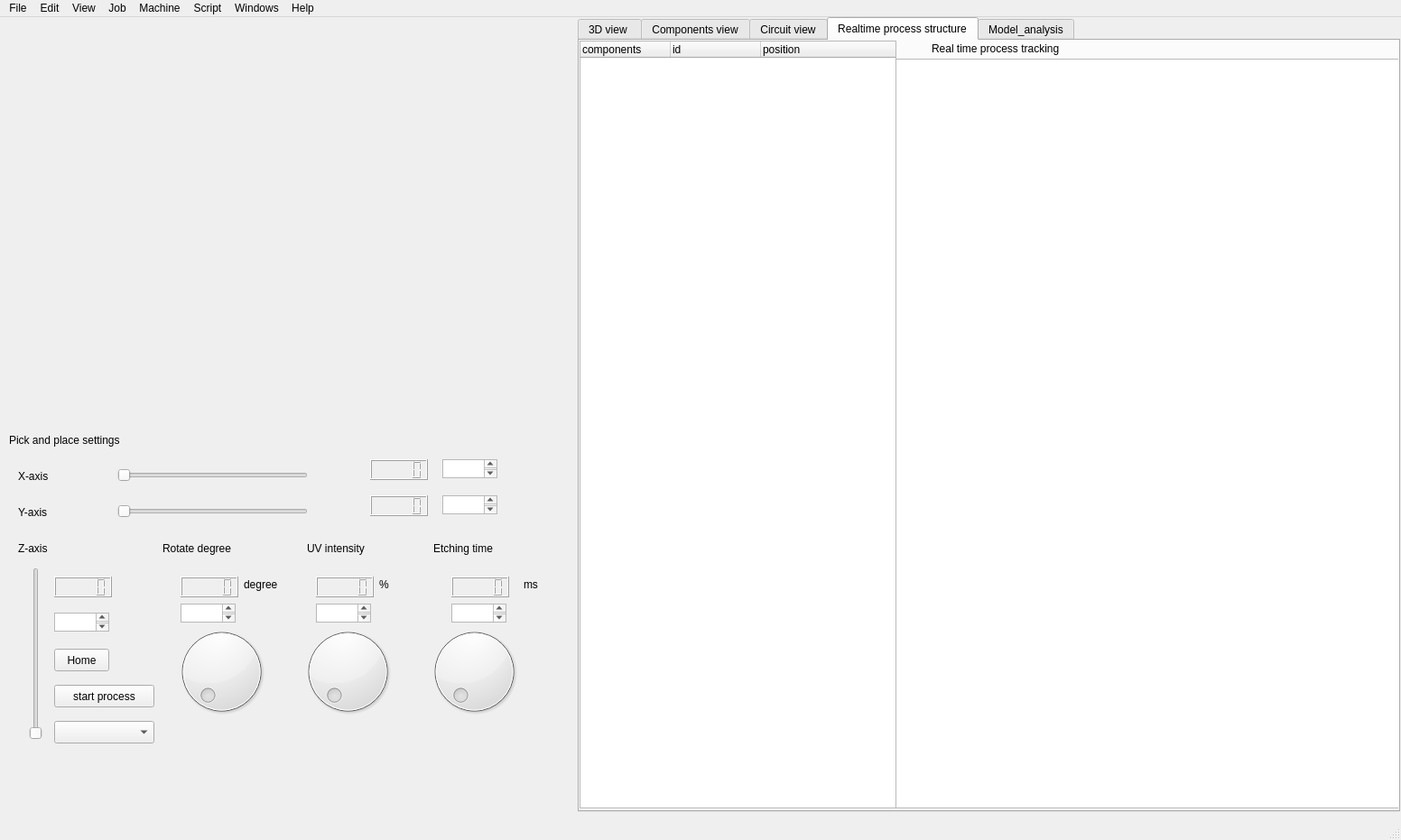
<?xml version="1.0" encoding="UTF-8"?>
<ui version="4.0">
 <class>MainWindow</class>
 <widget class="QMainWindow" name="MainWindow">
  <property name="geometry">
   <rect>
    <x>0</x>
    <y>0</y>
    <width>1552</width>
    <height>931</height>
   </rect>
  </property>
  <property name="windowTitle">
   <string>MainWindow</string>
  </property>
  <widget class="QWidget" name="centralwidget">
   <widget class="QLabel" name="label">
    <property name="geometry">
     <rect>
      <x>0</x>
      <y>0</y>
      <width>631</width>
      <height>451</height>
     </rect>
    </property>
    <property name="text">
     <string/>
    </property>
   </widget>
   <widget class="QPushButton" name="pushButton">
    <property name="geometry">
     <rect>
      <x>60</x>
      <y>740</y>
      <width>111</width>
      <height>25</height>
     </rect>
    </property>
    <property name="text">
     <string>start process</string>
    </property>
   </widget>
   <widget class="QLabel" name="label_2">
    <property name="geometry">
     <rect>
      <x>10</x>
      <y>460</y>
      <width>161</width>
      <height>17</height>
     </rect>
    </property>
    <property name="text">
     <string>Pick and place settings</string>
    </property>
   </widget>
   <widget class="QSlider" name="horizontalSlider">
    <property name="geometry">
     <rect>
      <x>130</x>
      <y>500</y>
      <width>211</width>
      <height>16</height>
     </rect>
    </property>
    <property name="orientation">
     <enum>Qt::Horizontal</enum>
    </property>
   </widget>
   <widget class="QLCDNumber" name="lcdNumber">
    <property name="geometry">
     <rect>
      <x>410</x>
      <y>490</y>
      <width>64</width>
      <height>23</height>
     </rect>
    </property>
   </widget>
   <widget class="QLCDNumber" name="lcdNumber_2">
    <property name="geometry">
     <rect>
      <x>410</x>
      <y>530</y>
      <width>64</width>
      <height>23</height>
     </rect>
    </property>
   </widget>
   <widget class="QSlider" name="horizontalSlider_2">
    <property name="geometry">
     <rect>
      <x>130</x>
      <y>540</y>
      <width>211</width>
      <height>16</height>
     </rect>
    </property>
    <property name="orientation">
     <enum>Qt::Horizontal</enum>
    </property>
   </widget>
   <widget class="QSlider" name="verticalSlider">
    <property name="geometry">
     <rect>
      <x>30</x>
      <y>610</y>
      <width>20</width>
      <height>191</height>
     </rect>
    </property>
    <property name="orientation">
     <enum>Qt::Vertical</enum>
    </property>
   </widget>
   <widget class="QLCDNumber" name="lcdNumber_3">
    <property name="geometry">
     <rect>
      <x>60</x>
      <y>620</y>
      <width>64</width>
      <height>23</height>
     </rect>
    </property>
   </widget>
   <widget class="QLabel" name="label_3">
    <property name="geometry">
     <rect>
      <x>20</x>
      <y>500</y>
      <width>67</width>
      <height>17</height>
     </rect>
    </property>
    <property name="text">
     <string>X-axis</string>
    </property>
   </widget>
   <widget class="QLabel" name="label_4">
    <property name="geometry">
     <rect>
      <x>20</x>
      <y>540</y>
      <width>67</width>
      <height>17</height>
     </rect>
    </property>
    <property name="text">
     <string>Y-axis</string>
    </property>
   </widget>
   <widget class="QLabel" name="label_5">
    <property name="geometry">
     <rect>
      <x>20</x>
      <y>580</y>
      <width>67</width>
      <height>17</height>
     </rect>
    </property>
    <property name="text">
     <string>Z-axis</string>
    </property>
   </widget>
   <widget class="QDial" name="dial">
    <property name="geometry">
     <rect>
      <x>170</x>
      <y>670</y>
      <width>151</width>
      <height>111</height>
     </rect>
    </property>
   </widget>
   <widget class="QLabel" name="label_6">
    <property name="geometry">
     <rect>
      <x>180</x>
      <y>580</y>
      <width>131</width>
      <height>17</height>
     </rect>
    </property>
    <property name="text">
     <string>Rotate degree</string>
    </property>
   </widget>
   <widget class="QLabel" name="label_7">
    <property name="geometry">
     <rect>
      <x>340</x>
      <y>580</y>
      <width>101</width>
      <height>17</height>
     </rect>
    </property>
    <property name="text">
     <string>UV intensity</string>
    </property>
   </widget>
   <widget class="QLabel" name="label_8">
    <property name="geometry">
     <rect>
      <x>480</x>
      <y>580</y>
      <width>91</width>
      <height>17</height>
     </rect>
    </property>
    <property name="text">
     <string>Etching time</string>
    </property>
   </widget>
   <widget class="QTabWidget" name="tabWidget">
    <property name="geometry">
     <rect>
      <x>640</x>
      <y>0</y>
      <width>911</width>
      <height>881</height>
     </rect>
    </property>
    <property name="currentIndex">
     <number>3</number>
    </property>
    <widget class="QWidget" name="tab_4">
     <attribute name="title">
      <string>3D view </string>
     </attribute>
     <widget class="QGraphicsView" name="graphicsView">
      <property name="geometry">
       <rect>
        <x>0</x>
        <y>0</y>
        <width>911</width>
        <height>861</height>
       </rect>
      </property>
     </widget>
    </widget>
    <widget class="QWidget" name="tab">
     <attribute name="title">
      <string>Components view</string>
     </attribute>
     <widget class="QTableWidget" name="tableWidget">
      <property name="geometry">
       <rect>
        <x>0</x>
        <y>0</y>
        <width>901</width>
        <height>851</height>
       </rect>
      </property>
     </widget>
    </widget>
    <widget class="QWidget" name="tab_3">
     <attribute name="title">
      <string>Circuit view</string>
     </attribute>
     <widget class="QLabel" name="label_10">
      <property name="geometry">
       <rect>
        <x>0</x>
        <y>0</y>
        <width>911</width>
        <height>851</height>
       </rect>
      </property>
      <property name="text">
       <string/>
      </property>
     </widget>
    </widget>
    <widget class="QWidget" name="tab_6">
     <attribute name="title">
      <string>Realtime process structure</string>
     </attribute>
     <widget class="QTreeWidget" name="treeWidget">
      <property name="geometry">
       <rect>
        <x>0</x>
        <y>0</y>
        <width>351</width>
        <height>851</height>
       </rect>
      </property>
      <column>
       <property name="text">
        <string>components</string>
       </property>
      </column>
      <column>
       <property name="text">
        <string>id</string>
       </property>
      </column>
      <column>
       <property name="text">
        <string>position</string>
       </property>
      </column>
     </widget>
     <widget class="QTextBrowser" name="textBrowser">
      <property name="geometry">
       <rect>
        <x>350</x>
        <y>20</y>
        <width>561</width>
        <height>831</height>
       </rect>
      </property>
     </widget>
     <widget class="QLabel" name="label_9">
      <property name="geometry">
       <rect>
        <x>390</x>
        <y>0</y>
        <width>181</width>
        <height>17</height>
       </rect>
      </property>
      <property name="text">
       <string>Real time process tracking </string>
      </property>
     </widget>
    </widget>
    <widget class="QWidget" name="tab_5">
     <attribute name="title">
      <string>Model_analysis</string>
     </attribute>
     <widget class="QMdiArea" name="mdiArea">
      <property name="geometry">
       <rect>
        <x>0</x>
        <y>0</y>
        <width>911</width>
        <height>851</height>
       </rect>
      </property>
     </widget>
    </widget>
   </widget>
   <widget class="QDial" name="dial_2">
    <property name="geometry">
     <rect>
      <x>450</x>
      <y>670</y>
      <width>151</width>
      <height>111</height>
     </rect>
    </property>
   </widget>
   <widget class="QLCDNumber" name="lcdNumber_4">
    <property name="geometry">
     <rect>
      <x>350</x>
      <y>620</y>
      <width>64</width>
      <height>23</height>
     </rect>
    </property>
   </widget>
   <widget class="QDial" name="dial_3">
    <property name="geometry">
     <rect>
      <x>310</x>
      <y>670</y>
      <width>151</width>
      <height>111</height>
     </rect>
    </property>
   </widget>
   <widget class="QLCDNumber" name="lcdNumber_5">
    <property name="geometry">
     <rect>
      <x>500</x>
      <y>620</y>
      <width>64</width>
      <height>23</height>
     </rect>
    </property>
   </widget>
   <widget class="QLCDNumber" name="lcdNumber_6">
    <property name="geometry">
     <rect>
      <x>200</x>
      <y>620</y>
      <width>64</width>
      <height>23</height>
     </rect>
    </property>
   </widget>
   <widget class="QTextEdit" name="textEdit">
    <property name="geometry">
     <rect>
      <x>490</x>
      <y>490</y>
      <width>61</width>
      <height>21</height>
     </rect>
    </property>
   </widget>
   <widget class="QTextEdit" name="textEdit_2">
    <property name="geometry">
     <rect>
      <x>490</x>
      <y>530</y>
      <width>61</width>
      <height>21</height>
     </rect>
    </property>
   </widget>
   <widget class="QTextEdit" name="textEdit_3">
    <property name="geometry">
     <rect>
      <x>60</x>
      <y>660</y>
      <width>61</width>
      <height>21</height>
     </rect>
    </property>
   </widget>
   <widget class="QTextEdit" name="textEdit_4">
    <property name="geometry">
     <rect>
      <x>200</x>
      <y>650</y>
      <width>61</width>
      <height>21</height>
     </rect>
    </property>
   </widget>
   <widget class="QTextEdit" name="textEdit_5">
    <property name="geometry">
     <rect>
      <x>350</x>
      <y>650</y>
      <width>61</width>
      <height>21</height>
     </rect>
    </property>
   </widget>
   <widget class="QTextEdit" name="textEdit_6">
    <property name="geometry">
     <rect>
      <x>500</x>
      <y>650</y>
      <width>61</width>
      <height>21</height>
     </rect>
    </property>
   </widget>
   <widget class="QLabel" name="label_11">
    <property name="geometry">
     <rect>
      <x>580</x>
      <y>620</y>
      <width>21</width>
      <height>17</height>
     </rect>
    </property>
    <property name="text">
     <string>ms</string>
    </property>
   </widget>
   <widget class="QLabel" name="label_12">
    <property name="geometry">
     <rect>
      <x>420</x>
      <y>620</y>
      <width>31</width>
      <height>17</height>
     </rect>
    </property>
    <property name="text">
     <string>%</string>
    </property>
   </widget>
   <widget class="QLabel" name="label_13">
    <property name="geometry">
     <rect>
      <x>270</x>
      <y>620</y>
      <width>51</width>
      <height>17</height>
     </rect>
    </property>
    <property name="text">
     <string>degree</string>
    </property>
   </widget>
   <widget class="QPushButton" name="pushButton_2">
    <property name="geometry">
     <rect>
      <x>60</x>
      <y>700</y>
      <width>61</width>
      <height>25</height>
     </rect>
    </property>
    <property name="text">
     <string>Home</string>
    </property>
   </widget>
   <widget class="QComboBox" name="comboBox">
    <property name="geometry">
     <rect>
      <x>60</x>
      <y>780</y>
      <width>111</width>
      <height>25</height>
     </rect>
    </property>
   </widget>
  </widget>
  <widget class="QMenuBar" name="menubar">
   <property name="geometry">
    <rect>
     <x>0</x>
     <y>0</y>
     <width>1552</width>
     <height>22</height>
    </rect>
   </property>
   <widget class="QMenu" name="menuFile">
    <property name="title">
     <string>File</string>
    </property>
    <widget class="QMenu" name="menuImport_gerberfile">
     <property name="title">
      <string>Import gerberfile</string>
     </property>
     <addaction name="separator"/>
     <addaction name="action_gerber"/>
     <addaction name="action_csv"/>
     <addaction name="action_txt"/>
     <addaction name="action_stl"/>
    </widget>
    <widget class="QMenu" name="menuOpen_File">
     <property name="title">
      <string>Open File</string>
     </property>
     <addaction name="actiongerberfile_for_CNC"/>
     <addaction name="actionpnp_csv_file"/>
     <addaction name="actionassembly_mesh_file"/>
    </widget>
    <addaction name="menuOpen_File"/>
    <addaction name="actionsave"/>
    <addaction name="actionsave_as"/>
    <addaction name="menuImport_gerberfile"/>
   </widget>
   <widget class="QMenu" name="menuEdit">
    <property name="title">
     <string>Edit</string>
    </property>
   </widget>
   <widget class="QMenu" name="menuView">
    <property name="title">
     <string>View</string>
    </property>
   </widget>
   <widget class="QMenu" name="menuJob">
    <property name="title">
     <string>Job</string>
    </property>
   </widget>
   <widget class="QMenu" name="menuMachine">
    <property name="title">
     <string>Machine</string>
    </property>
   </widget>
   <widget class="QMenu" name="menuScript">
    <property name="title">
     <string>Script</string>
    </property>
   </widget>
   <widget class="QMenu" name="menuWindows">
    <property name="title">
     <string>Windows</string>
    </property>
   </widget>
   <widget class="QMenu" name="menuHelp">
    <property name="title">
     <string>Help</string>
    </property>
   </widget>
   <addaction name="menuFile"/>
   <addaction name="menuEdit"/>
   <addaction name="menuView"/>
   <addaction name="menuJob"/>
   <addaction name="menuMachine"/>
   <addaction name="menuScript"/>
   <addaction name="menuWindows"/>
   <addaction name="menuHelp"/>
  </widget>
  <widget class="QStatusBar" name="statusbar"/>
  <action name="actionsave">
   <property name="text">
    <string>save</string>
   </property>
  </action>
  <action name="actionsave_as">
   <property name="text">
    <string>save as </string>
   </property>
  </action>
  <action name="action_gerber">
   <property name="text">
    <string>.gerber </string>
   </property>
  </action>
  <action name="action_csv">
   <property name="text">
    <string>.csv</string>
   </property>
  </action>
  <action name="action_txt">
   <property name="text">
    <string>.txt</string>
   </property>
  </action>
  <action name="actiongerberfile_for_CNC">
   <property name="text">
    <string>gerber</string>
   </property>
  </action>
  <action name="actionpnp_csv_file">
   <property name="text">
    <string>pnp csv file</string>
   </property>
  </action>
  <action name="action_stl">
   <property name="text">
    <string>.stl</string>
   </property>
  </action>
  <action name="actionassembly_mesh_file">
   <property name="text">
    <string>assembly mesh file</string>
   </property>
  </action>
 </widget>
 <resources/>
 <connections/>
</ui>
